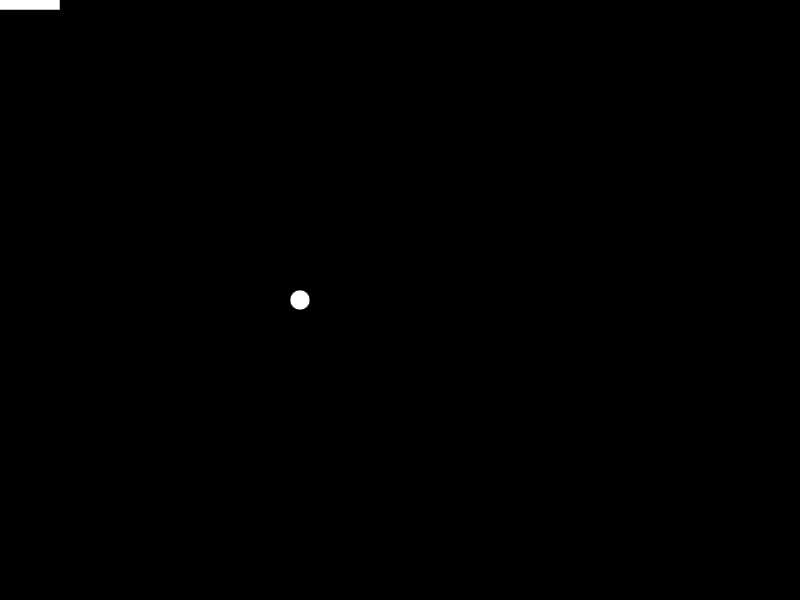
Frame 1 (no input)
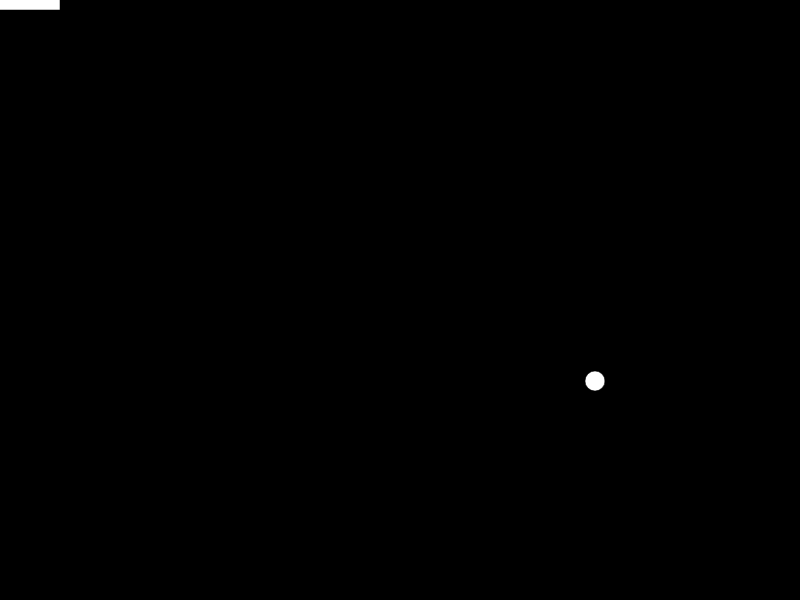
Frame 60 (no input)
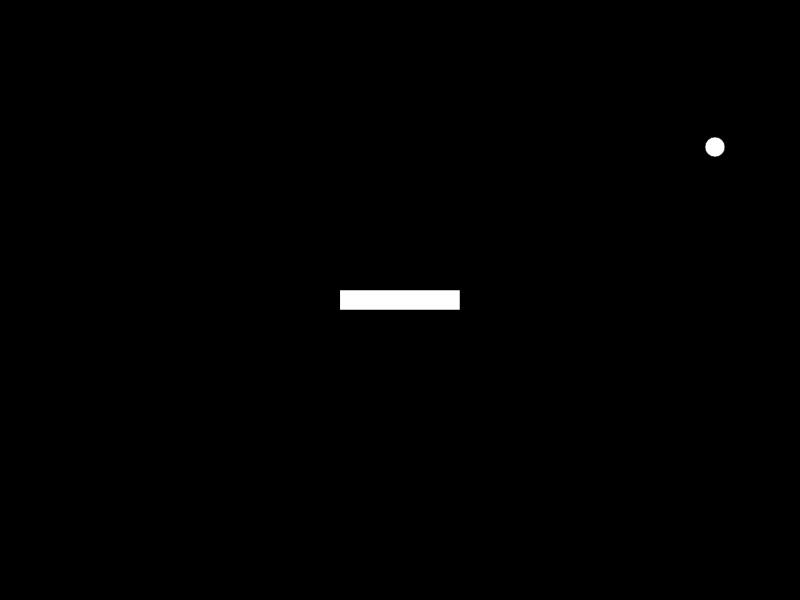
Frame 120 (the mouse pressed at the canvas centre since frame 60)

The p5.js sketch that drew these frames (run headless with seeded random() and noise() and a simulated clock; from frame 60 on, the mouse is pressed at the canvas centre):

// p5.js sketch
// ── sketch.js
/*
 * Breakout 3D - CC Final Project Draft  B:3D??
 * Tavius Koktavy
 */

/*
  DRAFTING BOARD - What do I need from the p5 side?
 
  - Graphics
    - 3D representation of the hand
    - The Camera
      - May need a WIDE angle of view (otherwise how can I tell where they're looking???)
      - Fixed or variable? Can I track this? (seems like trouble)
      - The camera must be the farthest thing back (always keep ball visible w/fixed)
        - With an invisible 'wall' plane as anti-goal/ball-kill-zone in front of that
        - The play-space should be bounded in front of this
          - Display a warning if player moves outside of space, but still keep accurate
            track of their position data to reset upon return.
            - (Use flex sensor when starting game to bound a custom space? By grabbing
              the corners, e.g. Front-bottom-left and Back-top-right, to allow for players
              of different heights, etc.)
    - The Ball
      - (CHECK) Start without gravity physics, get the ball bouncing off the hand as a block along
        a 2D plane, then 3D space
        - Next add acceleration response, that it bounces more dramatically when it
          impacts an accelerating paddle.
          - Then you can incorporate more complex angles via the gyroscope
    - The Wall
      - Create a grid of rectangular boxes
      - Have them disappear from the appropriate location upon impact
        - Could you do this by replacing the 'solid' brick with an 'empty' brick of 
          different properties?
            - This is also the way to add 'bonus' bricks
    - The Game
      - Perhaps use a counter that increments every time a brick is destroyed, triggering
        Game Over when it reaches the total number of bricks?
      - Points based on ball speed? More points if a brick is broken within a short time of
        the previous brick being broken?
    - Reading/Writing Data
      - Can both Arduino and p5 be sending messages back and forth???
        - How to sync this without colliding messages???
        - Arduino must send accel/gyro data (+ flex sensor for catch/pick up)
          - p5 translates this into paddle movements (+ ball control)
        - p5 then sends back accuracy data (+ ball held)
          - Arduino then translates this into the appropriate LED output

 */

function setup() {
  createCanvas(800, 600);
  fill(0);
  
  ball = new Ball(300, 300, 20, 255, 5, 9);
  player = new Hand(mouseX, mouseY, 120, 20, color(255));
}

function draw() {
  background(0);
  push();
  ball.render();
  ball.move();
  ball.handHit(player);
  ball.wallHit();
  player.render();
  player.move();
  pop();
  console.log();
}









// ── functions.js






/////////////////////// Ball ////////////////////////////

// Functions include:
//  render, move, wallHit, ballHit, handHit

// Constructor
function Ball(bx, by, bd, bc, bxs, bys) {
  this.bx = bx;
  this.by = by;
  this.bd = bd;
  this.bc = bc;
  this.bxs = bxs;
  this.bys = bys;
  
  // Draw the ball
  this.render = function() {
    stroke(0);
    strokeWeight(0.5);
    fill(this.bc);
    ellipse(this.bx, this.by, this.bd, this.bd);
  }
  
  // Move the ball
  this.move = function() {
    this.bx = this.bx + this.bxs;
    this.by = this.by + this.bys;
  }
  
  // Collision detection and handling for walls
  this.wallHit = function() {
    if (this.bx > width || this.bx < 0) {
      this.bxs = -(this.bxs);
    }
    if (this.by > height || this.by < 0) {
      this.bys = -(this.bys);
    }  
  }
  
  // Collision detection for other balls
  this.ballHit = function(b) {
    var collide = dist(this.bx, this.by, b.bx, b.by);  // Distance function checks (x,y) of one object against (x2, y2) of another.
    if (collide < ((this.bd/2)+(o.bd/2))) {  // If the distance between the balls in less than their combined radius, we have collision.
      return true;
    } else {
      return false;
    }
  }
  
  // Collision detection and handling for hand front (BASIC)
  this.handHit = function(h) {
  
    // Collision check for upper edge of hand:
//  if (( (lower ball edge is below upper hand edge) and (also above the hand middle)  and  (the ball center is within left and right edges of the hand)
    if (this.bys > 0) {
      if ( (this.by + this.bd/2) >= (h.hy - h.hw/2)  &&  this.by < h.hy  &&  this.bx > (h.hx - h.hl/2)  &&  this.bx < (h.hx + h.hl/2) ) {
        this.bys = -(this.bys);
      }
    }
    
    // Collision check for lower edge of hand:
    if (this.bys < 0) {
      if ( (this.by - this.bd/2) <= (h.hy + h.hw/2)  &&  this.by > h.hy  &&  this.bx > (h.hx - h.hl/2)  &&  this.bx < (h.hx + h.hl/2) ) {
        this.bys = -(this.bys);
      }
    }
    
    // Collision check for left edge of hand:
    if (this.bxs > 0) {
      if ( (this.bx + this.bd/2) >= (h.hx - h.hl/2)  &&  this.bx <= h.hx  &&  this.by > (h.hy - h.hw/2)  &&  this.by < (h.hy + h.hw/2) ) {
        this.bxs = -(this.bxs);
      }
    }
    
    // Collision check for right edge of hand:
    if (this.bxs < 0) {                           // NOTE: This VVV can compare the ball edge for more strict detection. Comparing the centers makes it easier for the player to hit. Can produce different bugs when paddle is in motion.
      if ( (this.bx - this.bd/2) <= (h.hx + h.hl/2)  &&  this.bx >= h.hx  &&  this.by > (h.hy - h.hw/2)  &&  this.by < (h.hy + h.hw/2) ) {
        this.bxs = -(this.bxs);
      }
    }
  }

}



/////////////////////// Hand ////////////////////////////

// Functions include:
//  render, move

// Constructor
function Hand(hx, hy, hl, hw, hc /* hxs, hys */) { // Will eventually need z-axis and accel/gyro vars
  this.hx = hx;
  this.hy = hy;
  this.hl = hl;
  this.hw = hw;
  this.hc = hc;
  // this.hxs = hxs;
  // this.hys = hys;
  
  // Draw the hand
  this.render = function() {
    fill(this.hc);
    rectMode(CENTER);
    rect(this.hx, this.hy, this.hl, this.hw);
  }
  
  // Move the hand
  this.move = function() {
    this.hx = mouseX;
    this.hy = mouseY;  // optionally, 5/6*height
  }

}





// ── variables.js
// The global variables used by B3D at runtime:


// User control


// // Ellipse
// var eX = 50;
// var eY = 50;
// var xspeed = 2;
// var yspeed = 2;

// // Paddle


// var paddle = {
//   x: 5,
//   y: 40,
//   w: 10,
//   h: 40,
// };
